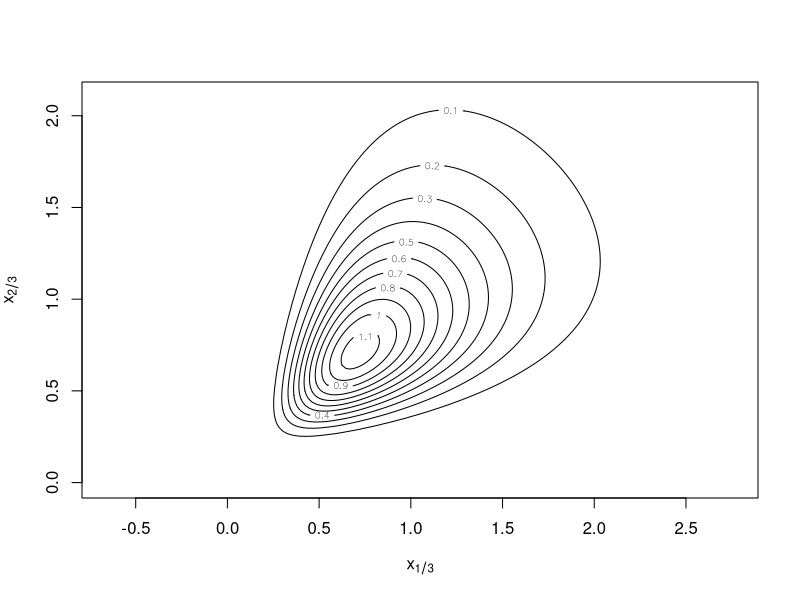

Here is the R script that generated this plot:
## Plot of the conditional p.d.f. in the Geometric Brownian bridge,
## with two intermediate points

T <- 1
tv <- c(0,1/3,2/3,1) * T
dt <- diff(tv)
           
x0 <- 1
xT <- 1

r <- 1
sigma <- 1

xmin <- 0.1
xmax <- 2.1
nx <- 100

x1 <- seq(xmin,xmax,length=nx)
x2 <- seq(xmin,xmax,length=nx+1)

## Transition probabilities in the g.b.m.
p <- function(x0,xt,t) dlnorm(xt,log(x0)+r*t,sigma*sqrt(t))

f <- function(x1,x2) p(x0,x1,dt[1])*p(x1,x2,dt[2])*p(x2,xT,dt[3])/p(x0,xT,T)

P <- outer(x1,x2,f)

pdf(file="../figures/GBM-Bridge.pdf",width=7,height=7)
xlim <- c(0,xmax)
contour(x1,x2,P,xlab=expression(x[1/3]),ylab=expression(x[2/3]),asp=1,xlim=xlim,ylim=xlim)
dev.off()

require(numDeriv)

xinit <- approx(c(0,T),c(x0,xT),tv[2:(length(tv)-1)])$y
xhat <- nlminb(xinit,function(x)-f(x[1],x[2]))$par

H <- hessian(function(x)-log(f(x[1],x[2])),xhat)

f(xhat[1],xhat[2])/sqrt(det(H/2/pi))
